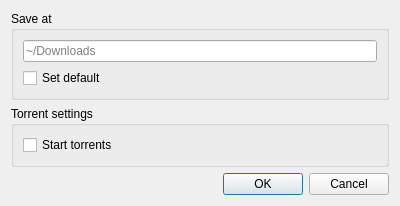
<?xml version="1.0" encoding="UTF-8"?>
<ui version="4.0">
 <class>AddDialog</class>
 <widget class="QDialog" name="AddDialog">
  <property name="geometry">
   <rect>
    <x>0</x>
    <y>0</y>
    <width>400</width>
    <height>196</height>
   </rect>
  </property>
  <property name="windowTitle">
   <string>Set remote destination for torrents</string>
  </property>
  <property name="modal">
   <bool>true</bool>
  </property>
  <layout class="QVBoxLayout" name="verticalLayout">
   <item>
    <widget class="QGroupBox" name="groupBox">
     <property name="sizePolicy">
      <sizepolicy hsizetype="Preferred" vsizetype="Fixed">
       <horstretch>0</horstretch>
       <verstretch>0</verstretch>
      </sizepolicy>
     </property>
     <property name="title">
      <string>Save at</string>
     </property>
     <layout class="QVBoxLayout" name="verticalLayout_2">
      <item>
       <widget class="QLineEdit" name="destination">
        <property name="placeholderText">
         <string>~/Downloads</string>
        </property>
       </widget>
      </item>
      <item>
       <widget class="QCheckBox" name="setDefault">
        <property name="text">
         <string>Set default</string>
        </property>
       </widget>
      </item>
     </layout>
    </widget>
   </item>
   <item>
    <widget class="QGroupBox" name="groupBox_2">
     <property name="sizePolicy">
      <sizepolicy hsizetype="Preferred" vsizetype="Fixed">
       <horstretch>0</horstretch>
       <verstretch>0</verstretch>
      </sizepolicy>
     </property>
     <property name="title">
      <string>Torrent settings</string>
     </property>
     <layout class="QVBoxLayout" name="verticalLayout_3">
      <item>
       <widget class="QCheckBox" name="start">
        <property name="text">
         <string>Start torrents</string>
        </property>
       </widget>
      </item>
     </layout>
    </widget>
   </item>
   <item>
    <widget class="QDialogButtonBox" name="buttonBox">
     <property name="orientation">
      <enum>Qt::Horizontal</enum>
     </property>
     <property name="standardButtons">
      <set>QDialogButtonBox::Cancel|QDialogButtonBox::Ok</set>
     </property>
    </widget>
   </item>
  </layout>
 </widget>
 <resources/>
 <connections>
  <connection>
   <sender>buttonBox</sender>
   <signal>accepted()</signal>
   <receiver>AddDialog</receiver>
   <slot>accept()</slot>
   <hints>
    <hint type="sourcelabel">
     <x>248</x>
     <y>254</y>
    </hint>
    <hint type="destinationlabel">
     <x>157</x>
     <y>274</y>
    </hint>
   </hints>
  </connection>
  <connection>
   <sender>buttonBox</sender>
   <signal>rejected()</signal>
   <receiver>AddDialog</receiver>
   <slot>reject()</slot>
   <hints>
    <hint type="sourcelabel">
     <x>316</x>
     <y>260</y>
    </hint>
    <hint type="destinationlabel">
     <x>286</x>
     <y>274</y>
    </hint>
   </hints>
  </connection>
 </connections>
</ui>
